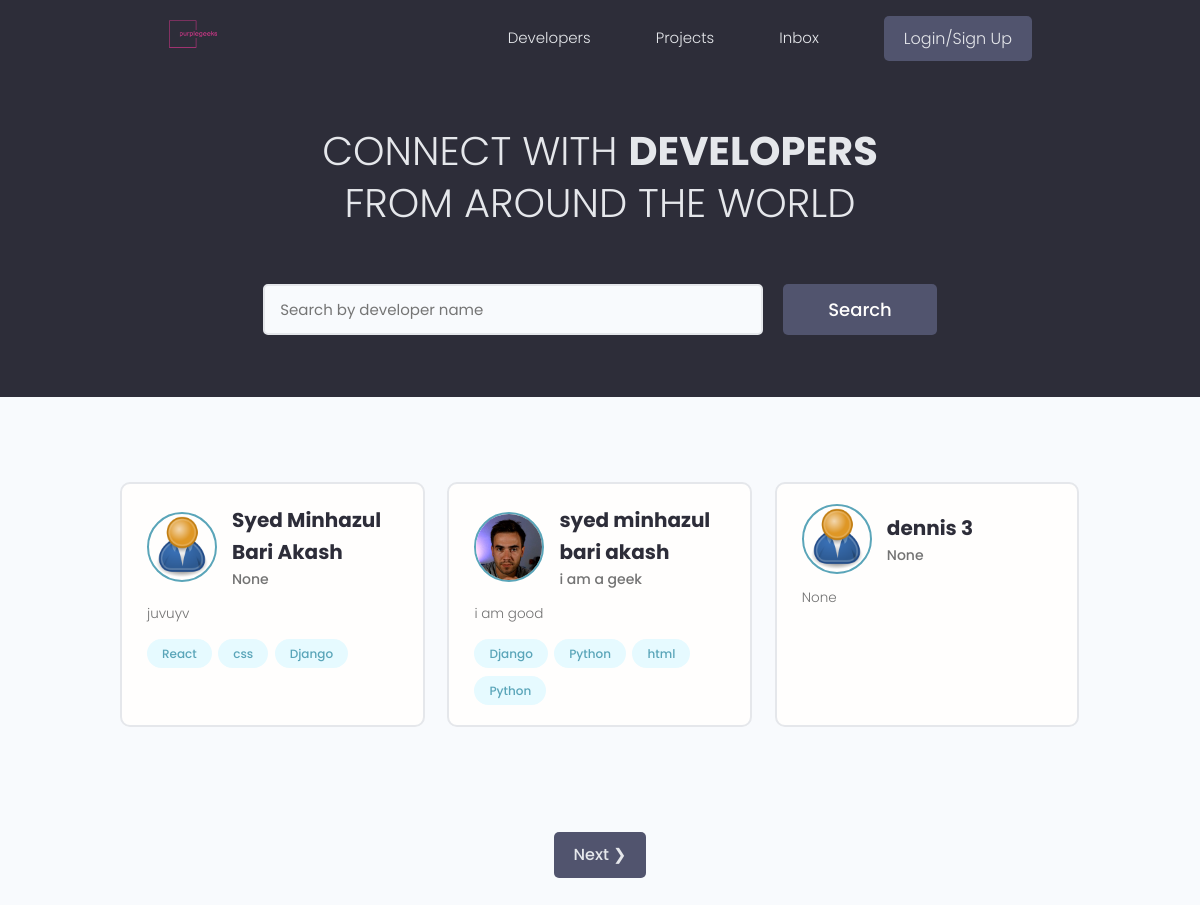
/, run on an earlier commit of the app's database.
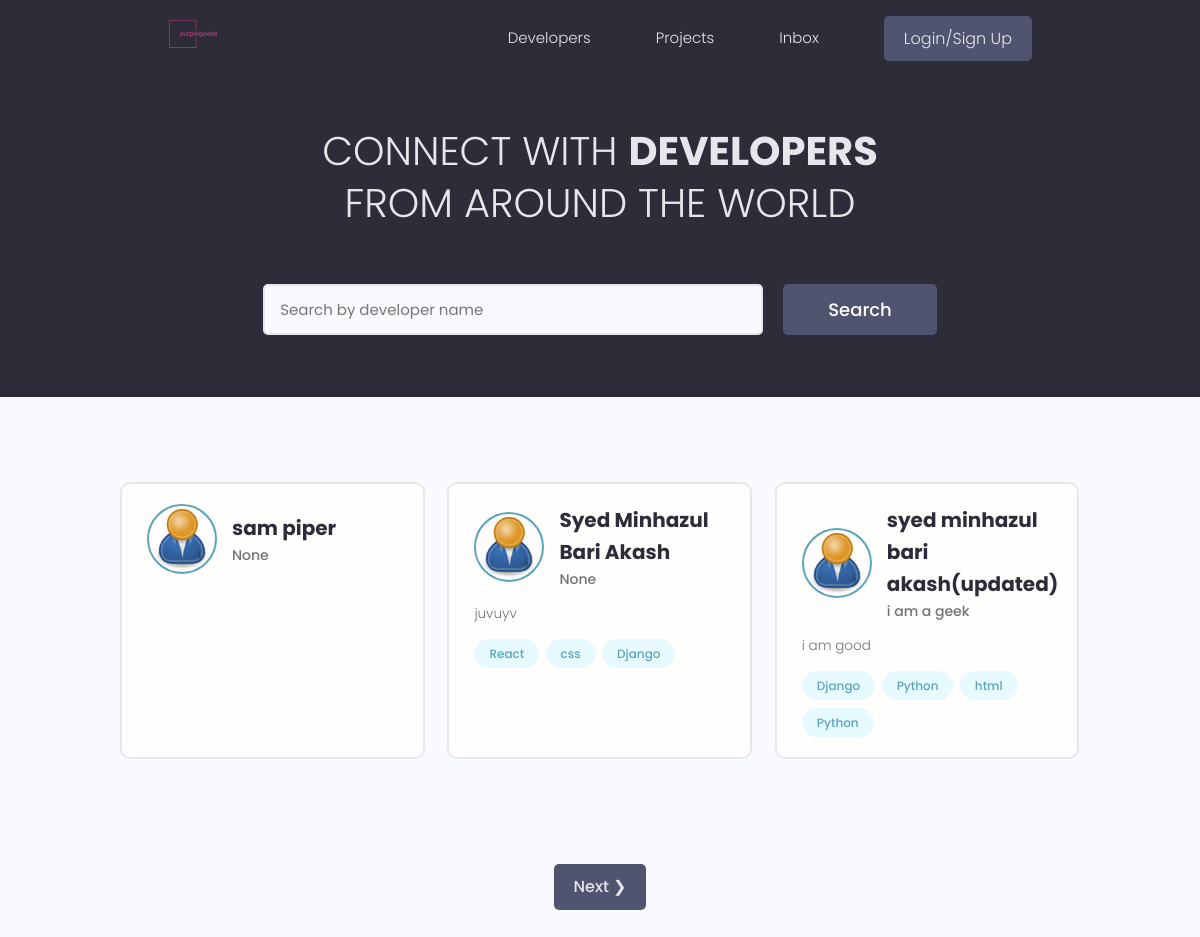
And on a later commit of the database.
### users/models.py (models this page shows, shortened)
class Profile(models.Model):
    user = models.OneToOneField(User, on_delete=models.CASCADE, null=True, blank=True)
    name = models.CharField(max_length=200, blank=True, null=True)
    email = models.EmailField(max_length=500, blank=True, null=True)
    username = models.CharField(max_length=200, blank=True, null=True)
    location = models.CharField(max_length=200, blank=True, null=True)
    short_intro = models.CharField(max_length=200, blank=True, null=True)
    bio = models.TextField(blank=True, null=True)
    profile_image = models.ImageField(null=True, blank=True, upload_to='profiles/', default="profiles/user-default.png")
    social_github = models.CharField(max_length=200, blank=True, null=True)
    social_twitter = models.CharField(max_length=200, blank=True, null=True)
    social_linkedin = models.CharField(max_length=200, blank=True, null=True)
    social_youtube = models.CharField(max_length=200, blank=True, null=True)
    social_website = models.CharField(max_length=200, blank=True, null=True)
    created = models.DateTimeField(auto_now_add=True)
    id = models.UUIDField(default=uuid.uuid4, unique=True, primary_key=True, editable=False)

class Skill(models.Model):
    owner = models.ForeignKey(Profile, on_delete=models.CASCADE, null = True, blank=True)
    name = models.CharField(max_length=200, blank=True, null = True)
    description = models.TextField(null=True, blank=True)
    created = models.DateTimeField(auto_now_add=True)
    id = models.UUIDField(default=uuid.uuid4, unique=True, primary_key=True, editable=False)
    def __str__(self):
        return str(self.name)

### users/views.py (the view)
# urls.py: path('',views.profiles, name = "profiles"),
def profiles(request):
    profiles, search_query = searchProfiles(request)
    custom_range, profiles = paginateProfiles(request, profiles, 3)
    context = {'profiles': profiles, 'search_query': search_query}
    return render(request, 'users/profiles.html', context)

### users/utils.py (called while the page is built)
def paginateProfiles(request, profiles, results):
    page = request.GET.get('page')
    paginator = Paginator(profiles, results)
    try:
        profiles = paginator.page(page)
    except PageNotAnInteger:
        page = 1
        profiles = paginator.page(page)
    except EmptyPage:
        page = paginator.num_pages
        profiles = paginator.page(page)
    leftIndex = (int(page) - 4)
    if leftIndex < 1:
        leftIndex = 1
    rightIndex = (int(page) + 5)
    if rightIndex > paginator.num_pages:
        rightIndex = paginator.num_pages + 1
    custom_range = range(leftIndex, rightIndex)
    return custom_range, profiles

def searchProfiles(request):
    search_query = ''
    if request.GET.get('search_query'):
        search_query = request.GET.get('search_query')
    skills = Skill.objects.filter(name__icontains=search_query)
    profiles = Profile.objects.distinct().filter(
        Q(name__icontains=search_query) |
        Q(short_intro__icontains=search_query) |
        Q(skill__in = skills)
        )
    return profiles, search_query

### users/templates/users/profiles.html (shortened to what this page needs)
{% extends 'main.html'%}
{% block content %}
<main class="home">
    <section class="hero-section text-center">
      <div class="container container--narrow">
        <div class="hero-section__box">
          <h2>CONNECT WITH <span>DEVELOPERS</span></h2>
          <h2>FROM AROUND THE WORLD</h2>
        </div>
        <div class="hero-section__search">
          <form class="form" action="{% url 'profiles' %}" method="get">
            <div class="form__field">
              <input class="input input--text" id="formInput#search" type="text" name="search_query"
                value="{{search_query}}"  placeholder="Search by developer name" />
            </div>
            <input class="btn btn--sub btn--lg" type="submit" value="Search" />
          </form>
        </div>
      </div>
    </section>
    <section class="devlist">
      <div class="container">
        <div class="grid grid--three">
          {% for profile in profiles %}
            <div class="column card">
            <div class="dev">
              <a href="{% url 'user-profile' profile.id %}" class="card__body">
                <div class="dev__profile">
                  <img class="avatar avatar--md" src="{{ profile.profile_image.url }}" alt="image" />
                  <div class="dev__meta">
                    <h3>{{profile.name}}</h3>
                    <h5>{{profile.short_intro|slice:"60"}}</h5>
                  </div>
                </div>
                <p class="dev__info">{{profile.bio|slice:"150"}}</p>
                <div class="dev__skills">
                    {% for skill in profile.skill_set.all|slice:"5" %}
                  <span class="tag tag--pill tag--main">
                    <small>{{skill}}</small>
                  </span>
                   {% endfor %}
                </div>
              </a>
            </div>
          </div>
          {% endfor %}
        </div>
      </div>
    </section>
    {% include 'pagination.html' with queryset=profiles custom_range=custom_range %}
  </main>
{% endblock content %}

What changed in the data, as far as the page shows it:
no longer on this page (row unchanged): Profile: profile_image (placeholder picture), name "dennis 3", short_intro "None", bio "None"
added Profile: profile_image (placeholder picture), name "sam piper", short_intro "None"
changed Profile "i am a geek": profile_image: picture removed, a placeholder shows; name "syed minhazul bari akash" → "syed minhazul bari akash(updated)"
